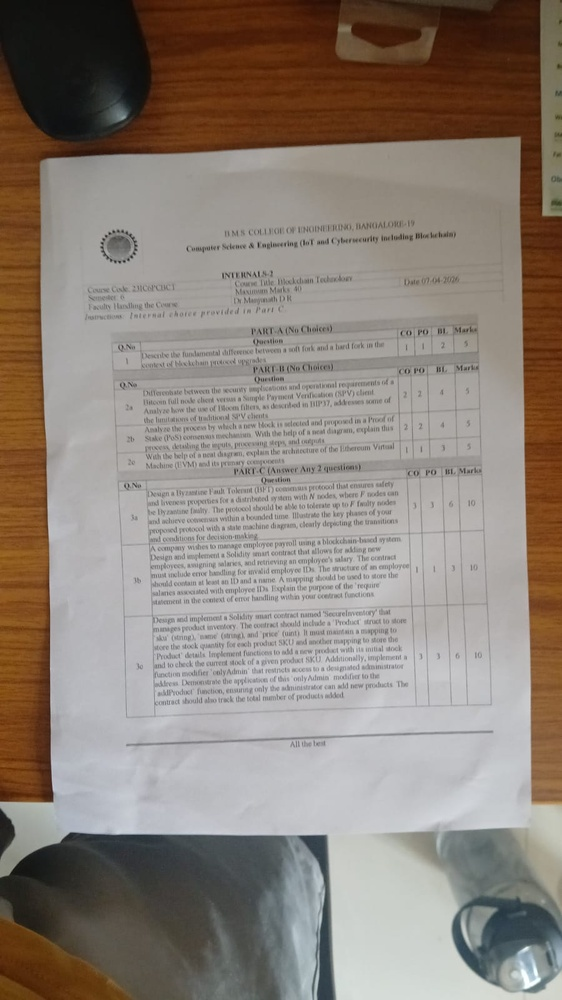
#> input picture Images/WhatsApp Image 2026-04-23 at 11.18.55 AM.jpeg, 562 x 1000 px, shrunk from 900 x 1600 before the run
$ python -i utils.py   (imports and definitions only)
#> lines starting #> are read from the running program, lines starting #| are printed output that depends on the picture; after the words box and inside, x2 and y2 are one past the last pixel; in counts of white or black regions, pixels touching at a corner belong together
#> further down, picture is the input picture: shape (1000, 562, 3); mean B, G, R 121.4, 130.2, 140.7
import cv2
import numpy as np


def reorder_points(pts):
    pts = pts.reshape((4, 2))
    ordered = np.zeros((4, 2), dtype=np.float32)

    s = pts.sum(axis=1)
    d = np.diff(pts, axis=1)

    ordered[0] = pts[np.argmin(s)]  # top-left
    ordered[1] = pts[np.argmin(d)]  # top-right
    ordered[2] = pts[np.argmax(s)]  # bottom-right
    ordered[3] = pts[np.argmax(d)]  # bottom-left

    return ordered


def is_document_contour(contour, img_area):
    area = cv2.contourArea(contour)

    # Reject very tiny contours
    if area < 0.05 * img_area:
        return False

    x, y, w, h = cv2.boundingRect(contour)

    aspect_ratio = w / float(h)

    # Reject extreme shapes
    if aspect_ratio < 0.5 or aspect_ratio > 2.5:
        return False

    return True


def scan_document(img):
    """
    Automatic Document Alignment Pipeline

    Steps:
    1. Grayscale conversion
    2. Contrast enhancement
    3. Blur
    4. Edge detection
    5. Contour detection
    6. Perspective correction
    7. Return aligned color image
    """

    img_area = img.shape[0] * img.shape[1]
#> img_area = 562000

    # ---------------------------------------------------
    # 1. Convert to grayscale
    # ---------------------------------------------------
    gray = cv2.cvtColor(img, cv2.COLOR_BGR2GRAY)
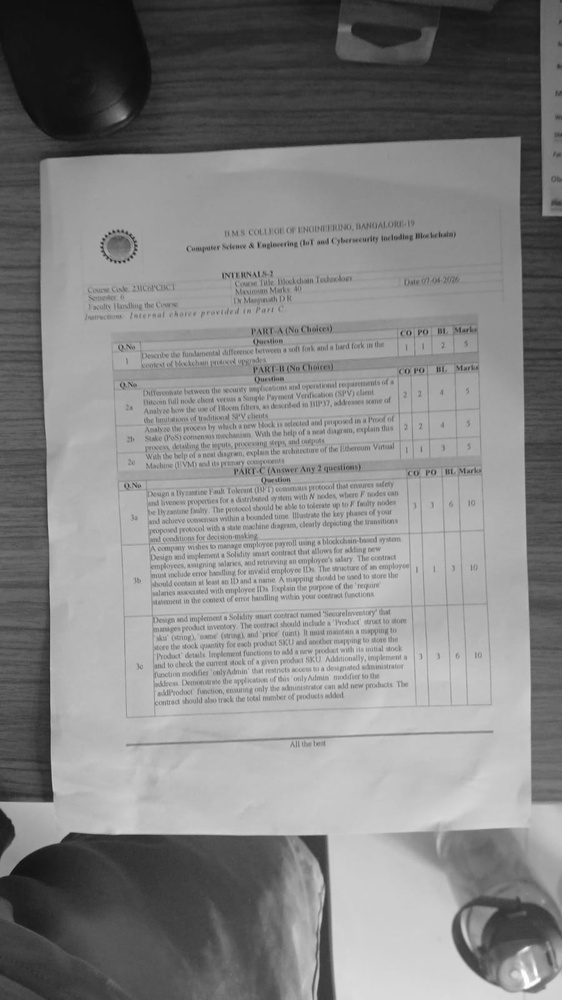
#> gray: shape (1000, 562); min 11, max 254, mean 132.4

    # ---------------------------------------------------
    # 2. Improve contrast using CLAHE
    # ---------------------------------------------------
    clahe = cv2.createCLAHE(clipLimit=3.5, tileGridSize=(8, 8))

    gray = clahe.apply(gray)
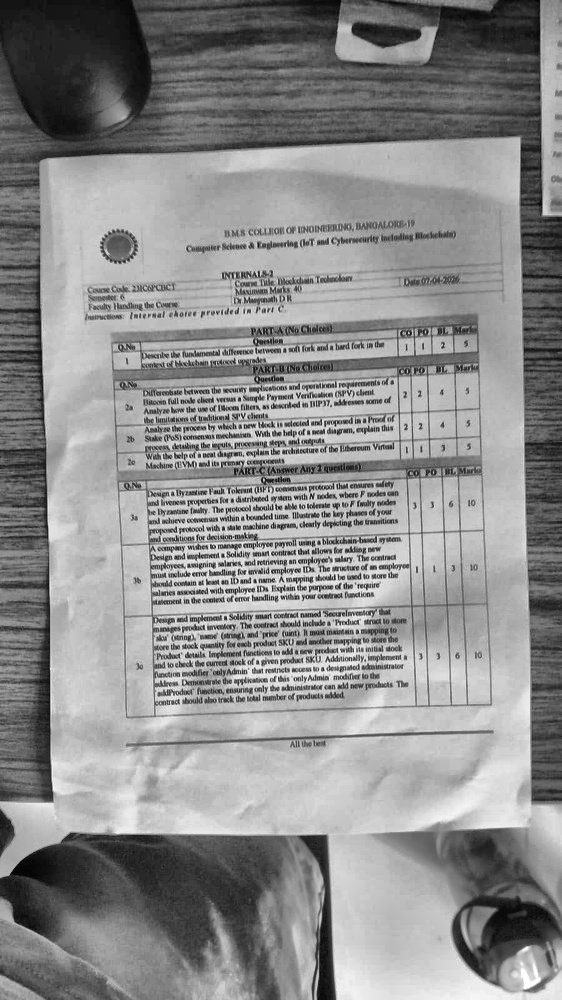
#> gray: shape (1000, 562); min 3, max 255, mean 139.7

    # ---------------------------------------------------
    # 3. Blur image
    # ---------------------------------------------------
    blur = cv2.GaussianBlur(gray, (5, 5), 0)

    # ---------------------------------------------------
    # 4. Edge detection
    # ---------------------------------------------------
    edges = cv2.Canny(blur, 20, 100)
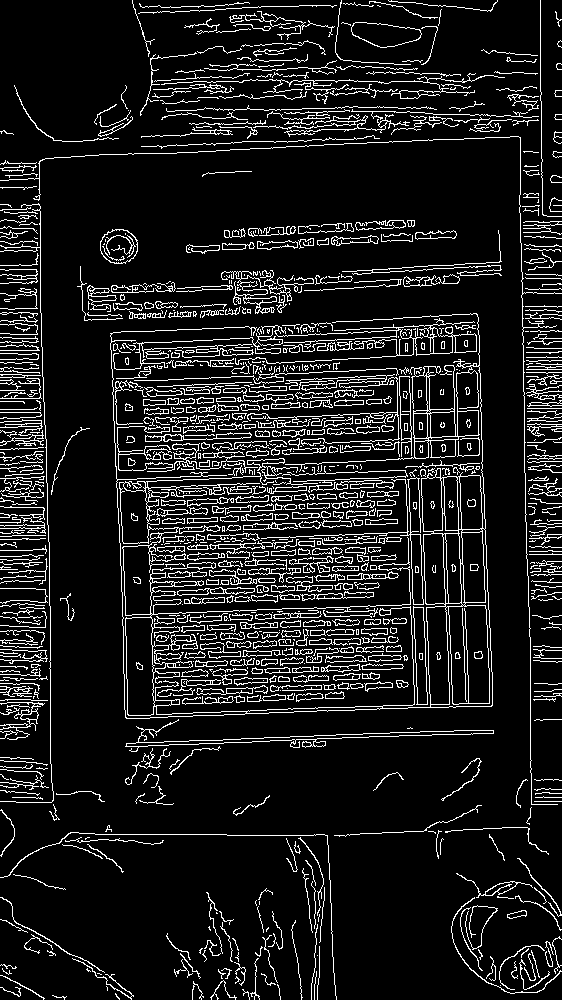
#> edges: shape (1000, 562); 11% white in thin lines or dots

    kernel = np.ones((3, 3), np.uint8)

    # Strengthen edges
    edges = cv2.dilate(edges, kernel, iterations=2)
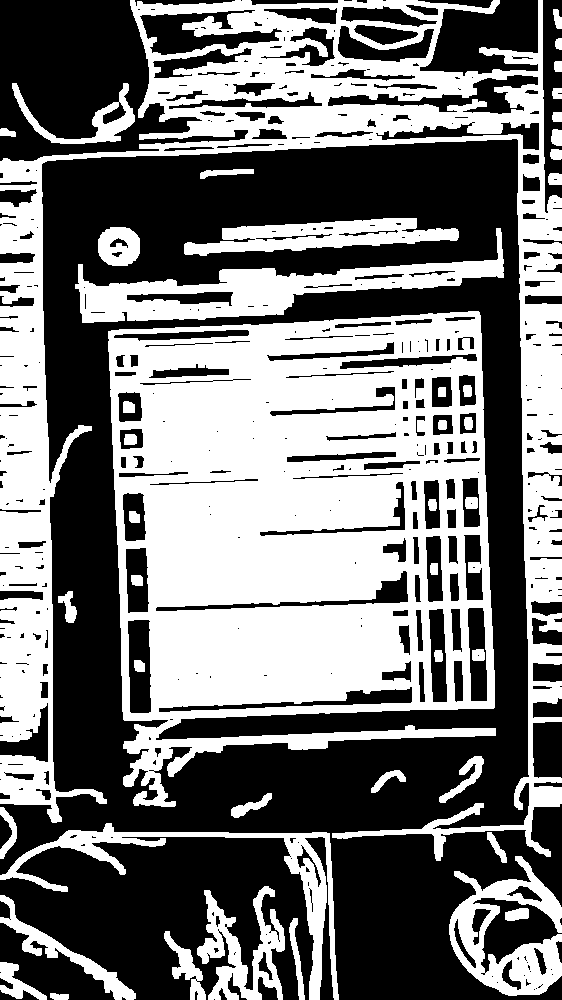
#> edges: shape (1000, 562); 45.8% white; 45 white regions, largest, box (x1, y1, x2, y2) and area: (108, 311, 496, 807) 124752, (0, 0, 562, 861) 84047, (75, 228, 504, 323) 11924
    edges = cv2.erode(edges, kernel, iterations=1)
#> edges: shape (1000, 562); 38% white; 47 white regions, largest, box (x1, y1, x2, y2) and area: (109, 312, 495, 786) 110556, (0, 0, 562, 860) 66871, (76, 229, 503, 322) 9902

    # Close broken edges
    edges = cv2.morphologyEx(edges, cv2.MORPH_CLOSE, kernel, iterations=2)
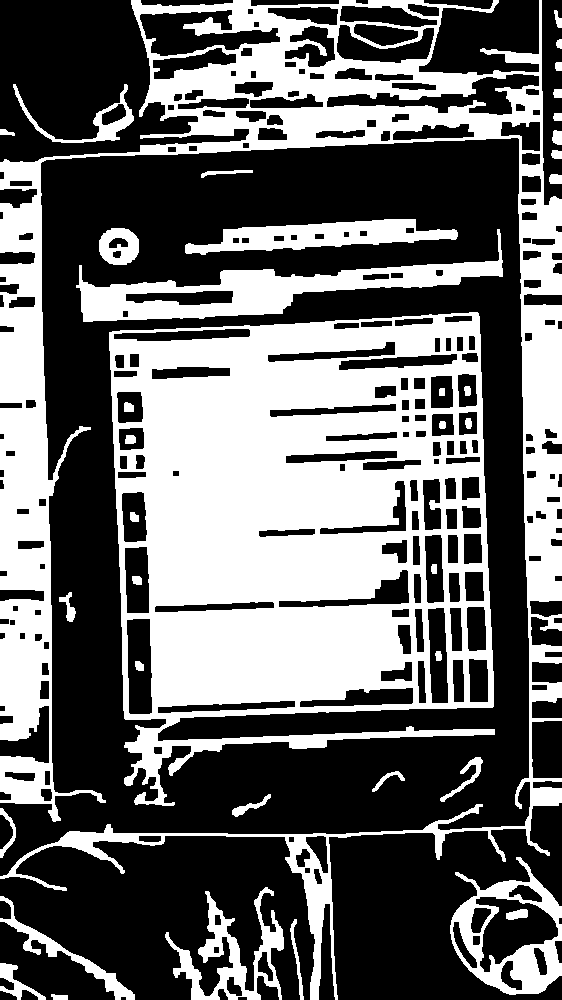
#> edges: shape (1000, 562); 40.6% white; 39 white regions

    # ---------------------------------------------------
    # 5. Find contours
    # ---------------------------------------------------
    contours, _ = cv2.findContours(edges, cv2.RETR_EXTERNAL, cv2.CHAIN_APPROX_SIMPLE)
#> contours = 27 contours; largest, box (x1, y1, x2, y2) and area: (109, 312, 495, 806) 148118, (0, 0, 562, 1000) 99482, (76, 229, 503, 322) 11507, (450, 857, 562, 995) 10122, (185, 219, 458, 255) 4924

    if not contours:
        return None

    # Sort by largest area
    contours = sorted(contours, key=cv2.contourArea, reverse=True)

    doc_contour = None

    # ---------------------------------------------------
    # Try detecting main document
    # ---------------------------------------------------
    for cnt in contours:

        if not is_document_contour(cnt, img_area):
            continue

        peri = cv2.arcLength(cnt, True)

        approx = cv2.approxPolyDP(cnt, 0.02 * peri, True)

        # Accept imperfect contours
        # Best case → exact 4 corners
        if len(approx) == 4:
            doc_contour = approx
            break

        # Fallback → imperfect contour
        elif len(approx) > 4:

            rect = cv2.minAreaRect(cnt)

            box = cv2.boxPoints(rect)

            box = np.intp(box)

            doc_contour = box.reshape(4, 1, 2)

            break
#> this loop made 1 pass
#> (area in is_document_contour, x in is_document_contour, y in is_document_contour, w in is_document_contour, h in is_document_contour, aspect_ratio in is_document_contour, peri, rect) on pass 1: (148118, 109, 312, 386, 494, 0.781, 2779.1, ((302, 559.2), (373, 481.2), -2.21))

    # ---------------------------------------------------
    # Fallback for smaller documents/cards
    # ---------------------------------------------------
    if doc_contour is None:

        for cnt in contours[:5]:

            peri = cv2.arcLength(cnt, True)

            approx = cv2.approxPolyDP(cnt, 0.03 * peri, True)

            # Best case → exact 4 corners
            if len(approx) == 4:
                doc_contour = approx
                break

            # Fallback → imperfect contour
            elif len(approx) > 4:

                rect = cv2.minAreaRect(cnt)

                box = cv2.boxPoints(rect)

                box = np.intp(box)

                doc_contour = box.reshape(4, 1, 2)

                break

    # ---------------------------------------------------
    # If no document detected
    # ---------------------------------------------------
    if doc_contour is None:
        return None

    # ---------------------------------------------------
    # 6. Reorder points
    # ---------------------------------------------------
    ordered = reorder_points(doc_contour)
#> in reorder_points, `pts = pts.reshape((4, 2))`: pts = [[124, 806], [106, 325], [479, 311], [497, 792]]
#> in reorder_points, `s = pts.sum(axis=1)`: s = [930, 431, 790, 1289]
#> in reorder_points, `d = np.diff(pts, axis=1)`: d = [682, 219, -168, 295]
#> ordered = [[106, 325], [479, 311], [497, 792], [124, 806]]

    pts = ordered.reshape(4, 2)
#> pts = [[106, 325], [479, 311], [497, 792], [124, 806]]

    # Compute width
    width_top = np.linalg.norm(pts[0] - pts[1])
#> width_top = 373.3
    width_bottom = np.linalg.norm(pts[3] - pts[2])
#> width_bottom = 373.3

    width = int(max(width_top, width_bottom))
#> width = 373

    # Compute height
    height_left = np.linalg.norm(pts[0] - pts[3])
#> height_left = 481.3
    height_right = np.linalg.norm(pts[1] - pts[2])
#> height_right = 481.3

    height = int(max(height_left, height_right))
#> height = 481

    # Prevent invalid warp size
    width = max(width, 300)
    height = max(height, 300)

    if width < 50 or height < 50:
        return None

    # ---------------------------------------------------
    # Destination coordinates
    # ---------------------------------------------------
    dst = np.array([[0, 0], [width, 0], [width, height], [0, height]], dtype=np.float32)
#> dst = [[0, 0], [373, 0], [373, 481], [0, 481]]

    # ---------------------------------------------------
    # 7. Perspective transform
    # ---------------------------------------------------
    matrix = cv2.getPerspectiveTransform(ordered, dst)
#> matrix = [[0.999, -0.0374, -93.71], [0.0375, 0.999, -328.5], [3.02e-19, -4.07e-19, 1]]

    warped = cv2.warpPerspective(img, matrix, (width, height))
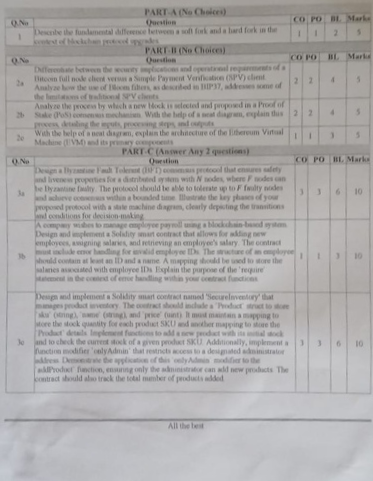
#> warped: shape (481, 373, 3); mean B, G, R 168.9, 169.4, 171.6

    # ---------------------------------------------------
    # Optional enhancement
    # ---------------------------------------------------
    warped = cv2.detailEnhance(warped, sigma_s=10, sigma_r=0.15)
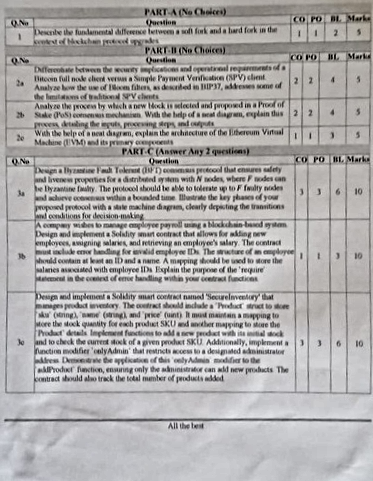
#> warped: shape (481, 373, 3); mean B, G, R 171.5, 172, 174.2

    # ---------------------------------------------------
    # Return aligned COLOR image
    # ---------------------------------------------------
    return warped

>>> import cv2
>>> picture = cv2.imread('../Images/WhatsApp Image 2026-04-23 at 11.18.55 AM.jpeg')
>>> result = scan_document(picture)
